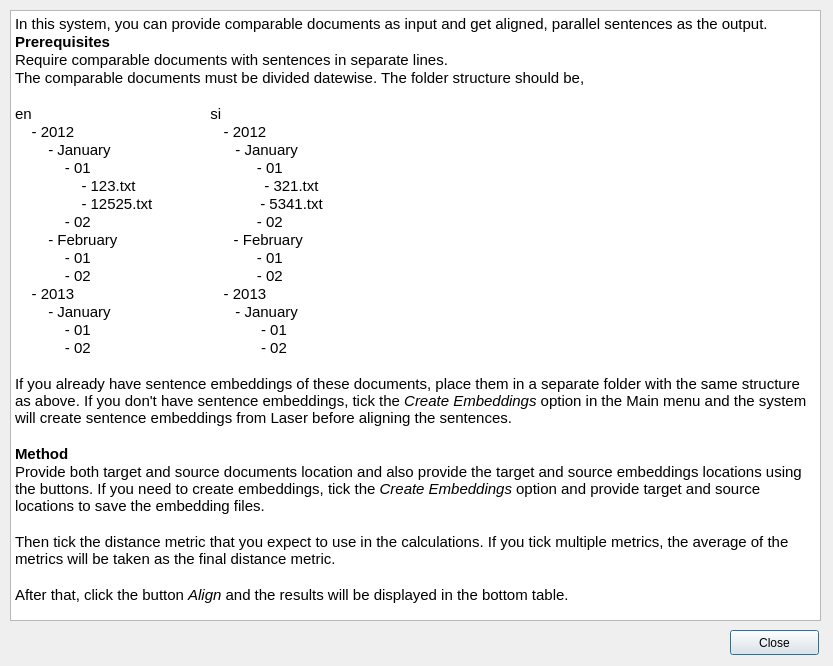
<?xml version="1.0" encoding="UTF-8"?>
<ui version="4.0">
 <class>ReadMe</class>
 <widget class="QDialog" name="ReadMe">
  <property name="geometry">
   <rect>
    <x>0</x>
    <y>0</y>
    <width>833</width>
    <height>666</height>
   </rect>
  </property>
  <property name="windowTitle">
   <string>ReadMe</string>
  </property>
  <widget class="QPushButton" name="btn_close">
   <property name="geometry">
    <rect>
     <x>730</x>
     <y>630</y>
     <width>89</width>
     <height>25</height>
    </rect>
   </property>
   <property name="text">
    <string>Close</string>
   </property>
  </widget>
  <widget class="QTextBrowser" name="textBrowser">
   <property name="geometry">
    <rect>
     <x>10</x>
     <y>10</y>
     <width>811</width>
     <height>611</height>
    </rect>
   </property>
   <property name="html">
    <string>&lt;!DOCTYPE HTML PUBLIC &quot;-//W3C//DTD HTML 4.0//EN&quot; &quot;http://www.w3.org/TR/REC-html40/strict.dtd&quot;&gt;
&lt;html&gt;&lt;head&gt;&lt;meta name=&quot;qrichtext&quot; content=&quot;1&quot; /&gt;&lt;style type=&quot;text/css&quot;&gt;
p, li { white-space: pre-wrap; }
&lt;/style&gt;&lt;/head&gt;&lt;body style=&quot; font-family:'Ubuntu'; font-size:11pt; font-weight:400; font-style:normal;&quot;&gt;
&lt;p style=&quot; margin-top:0px; margin-bottom:0px; margin-left:0px; margin-right:0px; -qt-block-indent:0; text-indent:0px;&quot;&gt;In this system, you can provide comparable documents as input and get aligned, parallel sentences as the output.&lt;/p&gt;
&lt;p style=&quot; margin-top:0px; margin-bottom:0px; margin-left:0px; margin-right:0px; -qt-block-indent:0; text-indent:0px;&quot;&gt;&lt;span style=&quot; font-weight:600;&quot;&gt;Prerequisites&lt;/span&gt;&lt;/p&gt;
&lt;p style=&quot; margin-top:0px; margin-bottom:0px; margin-left:0px; margin-right:0px; -qt-block-indent:0; text-indent:0px;&quot;&gt;Require comparable documents with sentences in separate lines.&lt;/p&gt;
&lt;p style=&quot; margin-top:0px; margin-bottom:0px; margin-left:0px; margin-right:0px; -qt-block-indent:0; text-indent:0px;&quot;&gt;The comparable documents must be divided datewise. The folder structure should be,&lt;/p&gt;
&lt;p style=&quot;-qt-paragraph-type:empty; margin-top:0px; margin-bottom:0px; margin-left:0px; margin-right:0px; -qt-block-indent:0; text-indent:0px;&quot;&gt;&lt;br /&gt;&lt;/p&gt;
&lt;p style=&quot; margin-top:0px; margin-bottom:0px; margin-left:0px; margin-right:0px; -qt-block-indent:0; text-indent:0px;&quot;&gt;en                                           si&lt;/p&gt;
&lt;p style=&quot; margin-top:0px; margin-bottom:0px; margin-left:0px; margin-right:0px; -qt-block-indent:0; text-indent:0px;&quot;&gt;    - 2012                                    - 2012&lt;/p&gt;
&lt;p style=&quot; margin-top:0px; margin-bottom:0px; margin-left:0px; margin-right:0px; -qt-block-indent:0; text-indent:0px;&quot;&gt;        - January                              - January&lt;/p&gt;
&lt;p style=&quot; margin-top:0px; margin-bottom:0px; margin-left:0px; margin-right:0px; -qt-block-indent:0; text-indent:0px;&quot;&gt;            - 01                                        - 01&lt;/p&gt;
&lt;p style=&quot; margin-top:0px; margin-bottom:0px; margin-left:0px; margin-right:0px; -qt-block-indent:0; text-indent:0px;&quot;&gt;                - 123.txt                               - 321.txt&lt;/p&gt;
&lt;p style=&quot; margin-top:0px; margin-bottom:0px; margin-left:0px; margin-right:0px; -qt-block-indent:0; text-indent:0px;&quot;&gt;                - 12525.txt                          - 5341.txt&lt;/p&gt;
&lt;p style=&quot; margin-top:0px; margin-bottom:0px; margin-left:0px; margin-right:0px; -qt-block-indent:0; text-indent:0px;&quot;&gt;            - 02                                        - 02&lt;/p&gt;
&lt;p style=&quot; margin-top:0px; margin-bottom:0px; margin-left:0px; margin-right:0px; -qt-block-indent:0; text-indent:0px;&quot;&gt;        - February                            - February&lt;/p&gt;
&lt;p style=&quot; margin-top:0px; margin-bottom:0px; margin-left:0px; margin-right:0px; -qt-block-indent:0; text-indent:0px;&quot;&gt;            - 01                                        - 01&lt;/p&gt;
&lt;p style=&quot; margin-top:0px; margin-bottom:0px; margin-left:0px; margin-right:0px; -qt-block-indent:0; text-indent:0px;&quot;&gt;            - 02                                        - 02&lt;/p&gt;
&lt;p style=&quot; margin-top:0px; margin-bottom:0px; margin-left:0px; margin-right:0px; -qt-block-indent:0; text-indent:0px;&quot;&gt;    - 2013                                    - 2013&lt;/p&gt;
&lt;p style=&quot; margin-top:0px; margin-bottom:0px; margin-left:0px; margin-right:0px; -qt-block-indent:0; text-indent:0px;&quot;&gt;        - January                              - January&lt;/p&gt;
&lt;p style=&quot; margin-top:0px; margin-bottom:0px; margin-left:0px; margin-right:0px; -qt-block-indent:0; text-indent:0px;&quot;&gt;            - 01                                         - 01&lt;/p&gt;
&lt;p style=&quot; margin-top:0px; margin-bottom:0px; margin-left:0px; margin-right:0px; -qt-block-indent:0; text-indent:0px;&quot;&gt;            - 02                                         - 02&lt;/p&gt;
&lt;p style=&quot;-qt-paragraph-type:empty; margin-top:0px; margin-bottom:0px; margin-left:0px; margin-right:0px; -qt-block-indent:0; text-indent:0px;&quot;&gt;&lt;br /&gt;&lt;/p&gt;
&lt;p style=&quot; margin-top:0px; margin-bottom:0px; margin-left:0px; margin-right:0px; -qt-block-indent:0; text-indent:0px;&quot;&gt;If you already have sentence embeddings of these documents, place them in a separate folder with the same structure as above. If you don't have sentence embeddings, tick the &lt;span style=&quot; font-style:italic;&quot;&gt;Create Embeddings &lt;/span&gt;option in the Main menu and the system will create sentence embeddings from Laser before aligning the sentences.&lt;/p&gt;
&lt;p style=&quot;-qt-paragraph-type:empty; margin-top:0px; margin-bottom:0px; margin-left:0px; margin-right:0px; -qt-block-indent:0; text-indent:0px;&quot;&gt;&lt;br /&gt;&lt;/p&gt;
&lt;p style=&quot; margin-top:0px; margin-bottom:0px; margin-left:0px; margin-right:0px; -qt-block-indent:0; text-indent:0px;&quot;&gt;&lt;span style=&quot; font-weight:600;&quot;&gt;Method&lt;/span&gt;&lt;/p&gt;
&lt;p style=&quot; margin-top:0px; margin-bottom:0px; margin-left:0px; margin-right:0px; -qt-block-indent:0; text-indent:0px;&quot;&gt;Provide both target and source documents location and also provide the target and source embeddings locations using the buttons. If you need to create embeddings, tick the &lt;span style=&quot; font-style:italic;&quot;&gt;Create Embeddings &lt;/span&gt;option and provide target and source locations to save the embedding files.&lt;/p&gt;
&lt;p style=&quot;-qt-paragraph-type:empty; margin-top:0px; margin-bottom:0px; margin-left:0px; margin-right:0px; -qt-block-indent:0; text-indent:0px;&quot;&gt;&lt;br /&gt;&lt;/p&gt;
&lt;p style=&quot; margin-top:0px; margin-bottom:0px; margin-left:0px; margin-right:0px; -qt-block-indent:0; text-indent:0px;&quot;&gt;Then tick the distance metric that you expect to use in the calculations. If you tick multiple metrics, the average of the metrics will be taken as the final distance metric.&lt;/p&gt;
&lt;p style=&quot;-qt-paragraph-type:empty; margin-top:0px; margin-bottom:0px; margin-left:0px; margin-right:0px; -qt-block-indent:0; text-indent:0px;&quot;&gt;&lt;br /&gt;&lt;/p&gt;
&lt;p style=&quot; margin-top:0px; margin-bottom:0px; margin-left:0px; margin-right:0px; -qt-block-indent:0; text-indent:0px;&quot;&gt;After that, click the button &lt;span style=&quot; font-style:italic;&quot;&gt;Align &lt;/span&gt;and the results will be displayed in the bottom table.&lt;/p&gt;&lt;/body&gt;&lt;/html&gt;</string>
   </property>
  </widget>
 </widget>
 <resources/>
 <connections/>
</ui>
